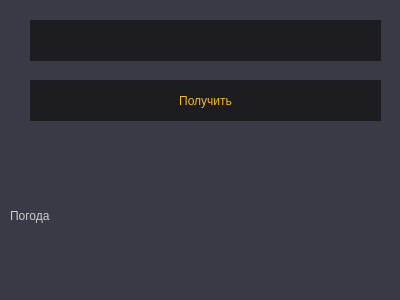
<?xml version="1.0" encoding="UTF-8"?>
<ui version="4.0">
 <class>Dialog</class>
 <widget class="QDialog" name="Dialog">
  <property name="geometry">
   <rect>
    <x>0</x>
    <y>0</y>
    <width>400</width>
    <height>300</height>
   </rect>
  </property>
  <property name="windowTitle">
   <string>Погода</string>
  </property>
  <property name="styleSheet">
   <string notr="true">background-color: #3a3a47;</string>
  </property>
  <widget class="QPushButton" name="pushButton">
   <property name="geometry">
    <rect>
     <x>30</x>
     <y>80</y>
     <width>351</width>
     <height>41</height>
    </rect>
   </property>
   <property name="styleSheet">
    <string notr="true">QPushButton {
	color:#f2b824 ;
	background-color: #1d1c21;
	border: none;
	font: 12pt &quot;Comic Sans MS&quot;;
}

QPushButton:hover {
	color: #f2c44e;
	background-color: #3a3c42;
}

QPushButton:pressed {
	color: #eb7b13;
}
</string>
   </property>
   <property name="text">
    <string>Получить</string>
   </property>
  </widget>
  <widget class="QLabel" name="label">
   <property name="geometry">
    <rect>
     <x>10</x>
     <y>130</y>
     <width>381</width>
     <height>171</height>
    </rect>
   </property>
   <property name="styleSheet">
    <string notr="true">color: #ccc;
font: 11pt &quot;Comic Sans MS&quot;;</string>
   </property>
   <property name="text">
    <string>Погода</string>
   </property>
  </widget>
  <widget class="QLineEdit" name="lineEdit">
   <property name="geometry">
    <rect>
     <x>30</x>
     <y>20</y>
     <width>351</width>
     <height>41</height>
    </rect>
   </property>
   <property name="styleSheet">
    <string notr="true">color: #e0bd3f;
background-color: #1d1c21;
border: none;
font: 11pt &quot;Comic Sans MS&quot;;</string>
   </property>
  </widget>
 </widget>
 <resources/>
 <connections/>
</ui>
